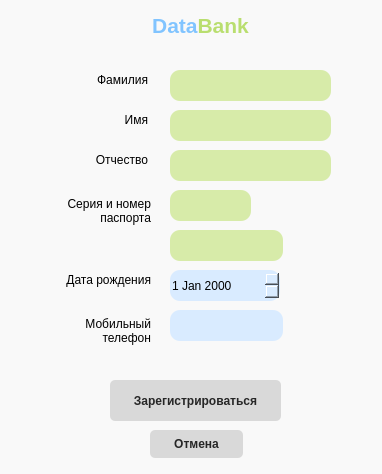
<?xml version="1.0" encoding="UTF-8"?>
<ui version="4.0">
 <class>SignUp</class>
 <widget class="QDialog" name="SignUp">
  <property name="geometry">
   <rect>
    <x>0</x>
    <y>0</y>
    <width>382</width>
    <height>474</height>
   </rect>
  </property>
  <property name="windowTitle">
   <string>Dialog</string>
  </property>
  <property name="styleSheet">
   <string notr="true">background: #F9F9F9</string>
  </property>
  <widget class="QLineEdit" name="lineEdit">
   <property name="geometry">
    <rect>
     <x>170</x>
     <y>70</y>
     <width>161</width>
     <height>31</height>
    </rect>
   </property>
   <property name="styleSheet">
    <string notr="true">background: #d7eba9;
border-radius: 10px;
</string>
   </property>
  </widget>
  <widget class="QLineEdit" name="lineEdit_2">
   <property name="geometry">
    <rect>
     <x>170</x>
     <y>110</y>
     <width>161</width>
     <height>31</height>
    </rect>
   </property>
   <property name="styleSheet">
    <string notr="true">background: #d7eba9;
border-radius: 10px;
</string>
   </property>
  </widget>
  <widget class="QLineEdit" name="lineEdit_3">
   <property name="geometry">
    <rect>
     <x>170</x>
     <y>150</y>
     <width>161</width>
     <height>31</height>
    </rect>
   </property>
   <property name="styleSheet">
    <string notr="true">background: #d7eba9;
border-radius: 10px;
</string>
   </property>
  </widget>
  <widget class="QLineEdit" name="lineEdit_4">
   <property name="geometry">
    <rect>
     <x>170</x>
     <y>190</y>
     <width>81</width>
     <height>31</height>
    </rect>
   </property>
   <property name="styleSheet">
    <string notr="true">background: #d7eba9;
border-radius: 10px;
</string>
   </property>
  </widget>
  <widget class="QLineEdit" name="lineEdit_5">
   <property name="geometry">
    <rect>
     <x>170</x>
     <y>230</y>
     <width>113</width>
     <height>31</height>
    </rect>
   </property>
   <property name="styleSheet">
    <string notr="true">background: #d7eba9;
border-radius: 10px;
</string>
   </property>
  </widget>
  <widget class="QLineEdit" name="lineEdit_6">
   <property name="geometry">
    <rect>
     <x>170</x>
     <y>310</y>
     <width>113</width>
     <height>31</height>
    </rect>
   </property>
   <property name="styleSheet">
    <string notr="true">background: #d9ebff;
border-radius: 10px;
</string>
   </property>
  </widget>
  <widget class="QLabel" name="label">
   <property name="geometry">
    <rect>
     <x>80</x>
     <y>70</y>
     <width>68</width>
     <height>19</height>
    </rect>
   </property>
   <property name="text">
    <string>Фамилия</string>
   </property>
   <property name="alignment">
    <set>Qt::AlignRight|Qt::AlignTrailing|Qt::AlignVCenter</set>
   </property>
  </widget>
  <widget class="QLabel" name="label_2">
   <property name="geometry">
    <rect>
     <x>80</x>
     <y>110</y>
     <width>68</width>
     <height>19</height>
    </rect>
   </property>
   <property name="text">
    <string>Имя</string>
   </property>
   <property name="alignment">
    <set>Qt::AlignRight|Qt::AlignTrailing|Qt::AlignVCenter</set>
   </property>
  </widget>
  <widget class="QLabel" name="label_3">
   <property name="geometry">
    <rect>
     <x>80</x>
     <y>150</y>
     <width>68</width>
     <height>19</height>
    </rect>
   </property>
   <property name="text">
    <string>Отчество</string>
   </property>
   <property name="alignment">
    <set>Qt::AlignRight|Qt::AlignTrailing|Qt::AlignVCenter</set>
   </property>
  </widget>
  <widget class="QLabel" name="label_4">
   <property name="geometry">
    <rect>
     <x>30</x>
     <y>190</y>
     <width>121</width>
     <height>41</height>
    </rect>
   </property>
   <property name="text">
    <string>Серия и номер
паспорта</string>
   </property>
   <property name="alignment">
    <set>Qt::AlignRight|Qt::AlignTrailing|Qt::AlignVCenter</set>
   </property>
  </widget>
  <widget class="QLabel" name="label_5">
   <property name="geometry">
    <rect>
     <x>30</x>
     <y>270</y>
     <width>121</width>
     <height>20</height>
    </rect>
   </property>
   <property name="text">
    <string>Дата рождения</string>
   </property>
   <property name="alignment">
    <set>Qt::AlignRight|Qt::AlignTrailing|Qt::AlignVCenter</set>
   </property>
  </widget>
  <widget class="QLabel" name="label_6">
   <property name="geometry">
    <rect>
     <x>-10</x>
     <y>310</y>
     <width>161</width>
     <height>41</height>
    </rect>
   </property>
   <property name="text">
    <string>Мобильный
телефон</string>
   </property>
   <property name="alignment">
    <set>Qt::AlignRight|Qt::AlignTrailing|Qt::AlignVCenter</set>
   </property>
  </widget>
  <widget class="QLabel" name="label_7">
   <property name="geometry">
    <rect>
     <x>130</x>
     <y>10</y>
     <width>141</width>
     <height>31</height>
    </rect>
   </property>
   <property name="cursor">
    <cursorShape>CrossCursor</cursorShape>
   </property>
   <property name="text">
    <string>&lt;html&gt;&lt;head/&gt;&lt;body&gt;&lt;p align=&quot;center&quot;&gt;&lt;span style=&quot; font-size:16pt; font-weight:600; color:#81c4ff;&quot;&gt;Data&lt;/span&gt;&lt;span style=&quot; font-size:16pt; font-weight:600; color:#b9de6f;&quot;&gt;Bank&lt;/span&gt;&lt;/p&gt;&lt;/body&gt;&lt;/html&gt;</string>
   </property>
  </widget>
  <widget class="QDateEdit" name="dateEdit">
   <property name="geometry">
    <rect>
     <x>170</x>
     <y>270</y>
     <width>110</width>
     <height>31</height>
    </rect>
   </property>
   <property name="styleSheet">
    <string notr="true">QDateEdit{
	background: #d9ebff;
	border-radius: 10px;}
</string>
   </property>
  </widget>
  <widget class="QGroupBox" name="groupBox">
   <property name="geometry">
    <rect>
     <x>20</x>
     <y>60</y>
     <width>341</width>
     <height>301</height>
    </rect>
   </property>
   <property name="styleSheet">
    <string notr="true">background: #F9F9F9;
border-radius: 20px;
</string>
   </property>
   <property name="title">
    <string/>
   </property>
  </widget>
  <widget class="QPushButton" name="pushButton">
   <property name="geometry">
    <rect>
     <x>110</x>
     <y>380</y>
     <width>171</width>
     <height>41</height>
    </rect>
   </property>
   <property name="cursor">
    <cursorShape>PointingHandCursor</cursorShape>
   </property>
   <property name="styleSheet">
    <string notr="true">QPushButton:hover{background: #b9de6f; border-radius: 5px; border: 0.2px solid #d7eba9; color: #ffffff; font-size: 9pt; font-weight: bold;}	
																	QPushButton{background: #d9d9d9; border-radius: 5px; color: #262626; font-size: 9pt; font-weight: bold;}</string>
   </property>
   <property name="text">
    <string>Зарегистрироваться</string>
   </property>
  </widget>
  <widget class="QPushButton" name="pushButton_2">
   <property name="geometry">
    <rect>
     <x>150</x>
     <y>430</y>
     <width>93</width>
     <height>28</height>
    </rect>
   </property>
   <property name="styleSheet">
    <string notr="true">QPushButton:hover{background: #ffafa5; border-radius: 5px; border: 0.2px solid #d7eba9; color: #ffffff; font-size: 9pt; font-weight: bold;}																
QPushButton{background: #d9d9d9; border-radius: 5px; color: #262626; font-size: 9pt; font-weight: bold;}</string>
   </property>
   <property name="text">
    <string>Отмена</string>
   </property>
  </widget>
  <zorder>groupBox</zorder>
  <zorder>lineEdit</zorder>
  <zorder>lineEdit_2</zorder>
  <zorder>lineEdit_3</zorder>
  <zorder>lineEdit_4</zorder>
  <zorder>lineEdit_5</zorder>
  <zorder>lineEdit_6</zorder>
  <zorder>label</zorder>
  <zorder>label_2</zorder>
  <zorder>label_3</zorder>
  <zorder>label_4</zorder>
  <zorder>label_5</zorder>
  <zorder>label_6</zorder>
  <zorder>label_7</zorder>
  <zorder>dateEdit</zorder>
  <zorder>pushButton</zorder>
  <zorder>pushButton_2</zorder>
 </widget>
 <resources/>
 <connections/>
</ui>
